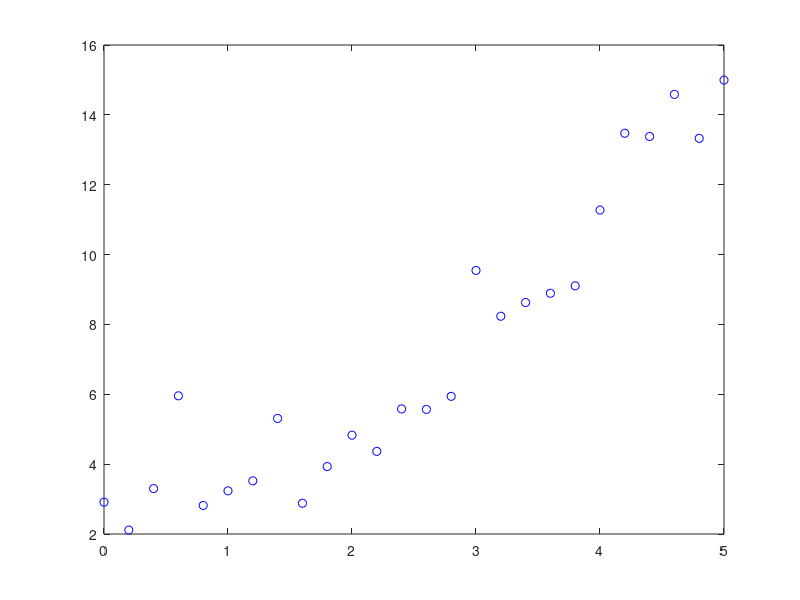
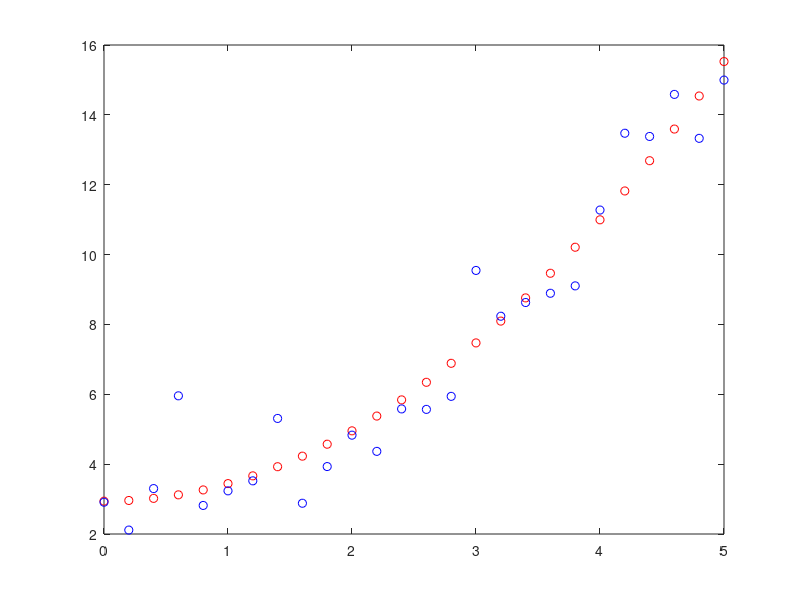

Source code (MATLAB) for these figures, in order:
%%
close all
x=0:0.2:5;
N=length(x);
y=(0.5*x.^2+3)+0.05+randn(1,N);
figure
plot(x,y,'ob');
%%
Phi=[[x.^2]' ones(N,1)];
Y=y';
theta=Phi\Y;            %\ division izquierda, 
Yest=theta(1)*x.^2+theta(2);
figure
plot(x,Yest,'or'); hold on
plot(x,y,'ob'); hold on
